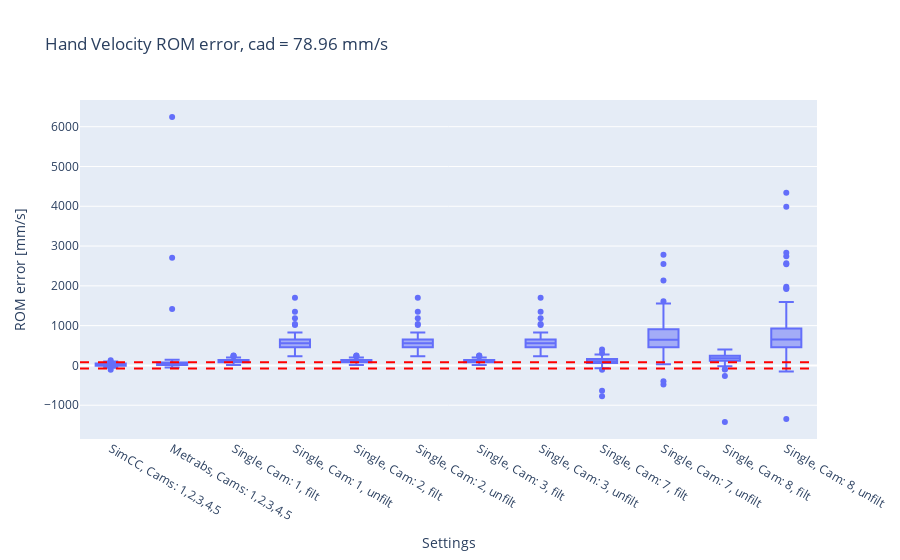
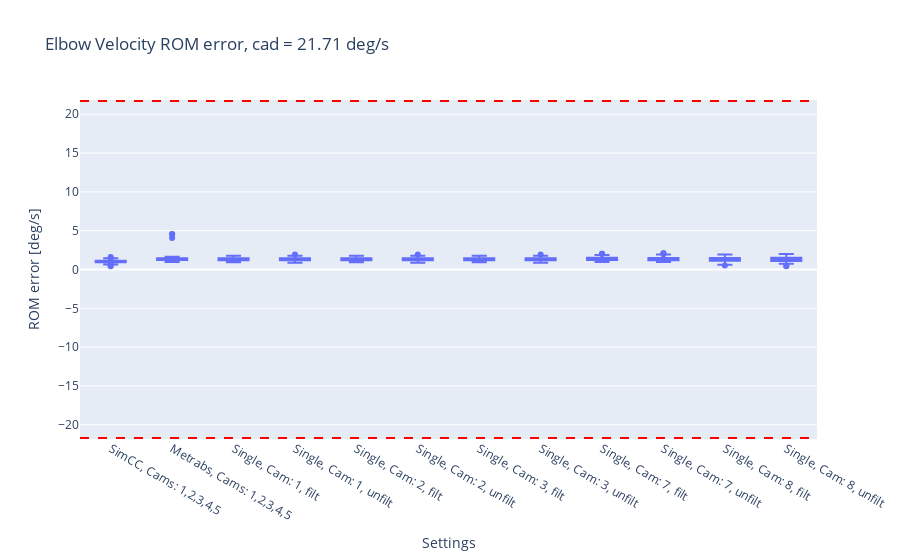
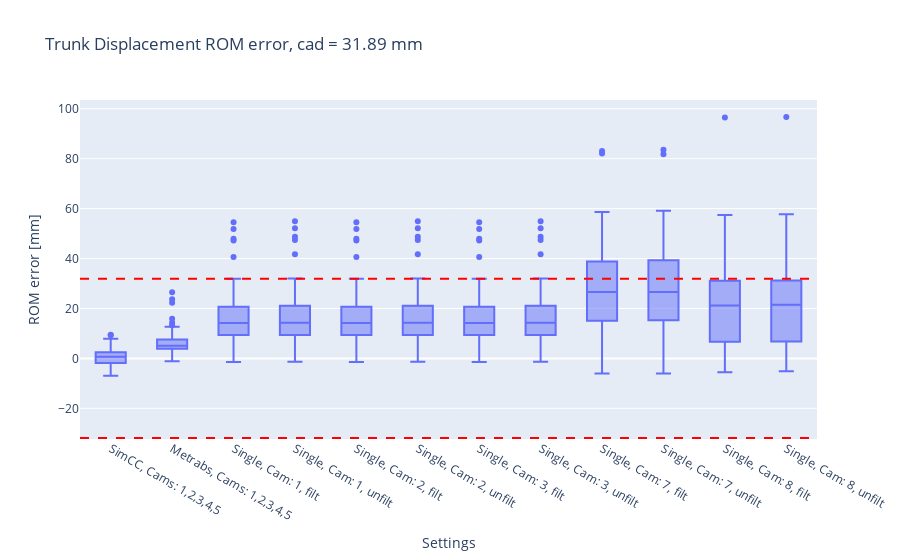
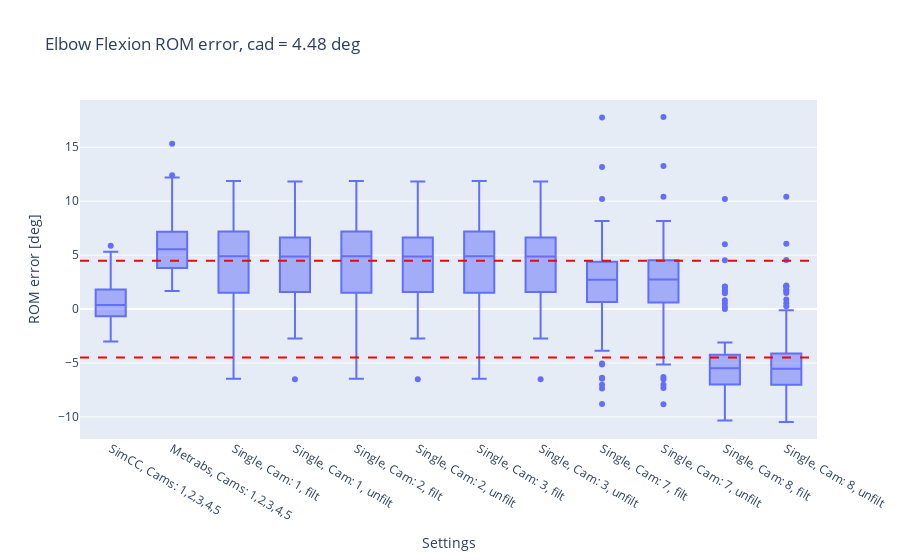

Notebook source saved alongside these figures, in order:
### Code cell
os.makedirs(dir_boxplots_rom_error, exist_ok=True)

for measure in metrics:
    unit = get_unit(measure)
    title_name = get_title_measure_name(measure)
        
    cad = get_cad(df_cad, measure)
    cad_neg = -cad
    
    fig = px.box(df_for_plot[df_for_plot['measure'] == measure].sort_values(by='id_s'), x='id_s_name', y='error', title=f'{title_name} ROM error, cad = {cad}',
                 template='plotly', hover_name='id_t')
    

    
    fig.add_hline(y=cad, line_dash='dash', line_color='red', name='CAD')
    fig.add_hline(y=cad_neg, line_dash='dash', line_color='red', name='CAD')
    
    fig.update_layout(title= f'{title_name} ROM error, cad = {cad} {unit}',
                  xaxis_title=f'Settings',
                  yaxis_title=f'ROM error [{unit}]',
                  )
    
    fig.show()
    
    filepath = os.path.join(dir_boxplots_rom_error, f'{measure}_rom_error_boxplot.html')
    fig.write_html(filepath)
    
    filepath = os.path.join(dir_boxplots_rom_error, f'{measure}_rom_error_boxplot.png')
    fig.write_image(filepath, scale=5)
    
    filepath = os.path.join(dir_boxplots_rom_error, f'{measure}_rom_error_boxplot.svg')
    fig.write_image(filepath)

### Figure 1 — Plotly figure (JSON) as saved in the notebook; plotly's stock layout.template omitted (floating-point values rounded to 4 significant figures; data arrays with more than 128 entries replaced by an {"elided": "..."} marker saying what was removed)
{"data": [{"alignmentgroup": "True", "hovertemplate": "<b>%{hovertext}</b><br><br>id_s_name=%{x}<br>error=%{y}<extra></extra>", "hovertext": {"elided": "1064 str values"}, "legendgroup": "", "marker": {"color": "#636efa"}, "name": "", "notched": false, "offsetgroup": "", "orientation": "v", "showlegend": false, "x": {"elided": "1064 str values"}, "x0": " ", "xaxis": "x", "y": {"elided": "1064 float values"}, "y0": " ", "yaxis": "y", "type": "box"}], "layout": {"xaxis": {"anchor": "y", "domain": [0.0, 1.0], "title": {"text": "Settings"}}, "yaxis": {"anchor": "x", "domain": [0.0, 1.0], "title": {"text": "ROM error [mm/s]"}}, "legend": {"tracegroupgap": 0}, "title": {"text": "Hand Velocity ROM error, cad = 78.96 mm/s"}, "boxmode": "group", "shapes": [{"line": {"color": "red", "dash": "dash"}, "name": "CAD", "type": "line", "x0": 0, "x1": 1, "xref": "x domain", "y0": 78.96, "y1": 78.96, "yref": "y"}, {"line": {"color": "red", "dash": "dash"}, "name": "CAD", "type": "line", "x0": 0, "x1": 1, "xref": "x domain", "y0": -78.96, "y1": -78.96, "yref": "y"}]}}

### Figure 2 — Plotly figure (JSON) as saved in the notebook; plotly's stock layout.template omitted (floating-point values rounded to 4 significant figures; data arrays with more than 128 entries replaced by an {"elided": "..."} marker saying what was removed)
{"data": [{"alignmentgroup": "True", "hovertemplate": "<b>%{hovertext}</b><br><br>id_s_name=%{x}<br>error=%{y}<extra></extra>", "hovertext": {"elided": "1064 str values"}, "legendgroup": "", "marker": {"color": "#636efa"}, "name": "", "notched": false, "offsetgroup": "", "orientation": "v", "showlegend": false, "x": {"elided": "1064 str values"}, "x0": " ", "xaxis": "x", "y": {"elided": "1064 float values"}, "y0": " ", "yaxis": "y", "type": "box"}], "layout": {"xaxis": {"anchor": "y", "domain": [0.0, 1.0], "title": {"text": "Settings"}}, "yaxis": {"anchor": "x", "domain": [0.0, 1.0], "title": {"text": "ROM error [deg/s]"}}, "legend": {"tracegroupgap": 0}, "title": {"text": "Elbow Velocity ROM error, cad = 21.71 deg/s"}, "boxmode": "group", "shapes": [{"line": {"color": "red", "dash": "dash"}, "name": "CAD", "type": "line", "x0": 0, "x1": 1, "xref": "x domain", "y0": 21.71, "y1": 21.71, "yref": "y"}, {"line": {"color": "red", "dash": "dash"}, "name": "CAD", "type": "line", "x0": 0, "x1": 1, "xref": "x domain", "y0": -21.71, "y1": -21.71, "yref": "y"}]}}

### Figure 3 — Plotly figure (JSON) as saved in the notebook; plotly's stock layout.template omitted (floating-point values rounded to 4 significant figures; data arrays with more than 128 entries replaced by an {"elided": "..."} marker saying what was removed)
{"data": [{"alignmentgroup": "True", "hovertemplate": "<b>%{hovertext}</b><br><br>id_s_name=%{x}<br>error=%{y}<extra></extra>", "hovertext": {"elided": "1064 str values"}, "legendgroup": "", "marker": {"color": "#636efa"}, "name": "", "notched": false, "offsetgroup": "", "orientation": "v", "showlegend": false, "x": {"elided": "1064 str values"}, "x0": " ", "xaxis": "x", "y": {"elided": "1064 float values"}, "y0": " ", "yaxis": "y", "type": "box"}], "layout": {"xaxis": {"anchor": "y", "domain": [0.0, 1.0], "title": {"text": "Settings"}}, "yaxis": {"anchor": "x", "domain": [0.0, 1.0], "title": {"text": "ROM error [mm]"}}, "legend": {"tracegroupgap": 0}, "title": {"text": "Trunk Displacement ROM error, cad = 31.89 mm"}, "boxmode": "group", "shapes": [{"line": {"color": "red", "dash": "dash"}, "name": "CAD", "type": "line", "x0": 0, "x1": 1, "xref": "x domain", "y0": 31.89, "y1": 31.89, "yref": "y"}, {"line": {"color": "red", "dash": "dash"}, "name": "CAD", "type": "line", "x0": 0, "x1": 1, "xref": "x domain", "y0": -31.89, "y1": -31.89, "yref": "y"}]}}

### Figure 4 — Plotly figure (JSON) as saved in the notebook; plotly's stock layout.template omitted (floating-point values rounded to 4 significant figures; data arrays with more than 128 entries replaced by an {"elided": "..."} marker saying what was removed)
{"data": [{"alignmentgroup": "True", "hovertemplate": "<b>%{hovertext}</b><br><br>id_s_name=%{x}<br>error=%{y}<extra></extra>", "hovertext": {"elided": "1064 str values"}, "legendgroup": "", "marker": {"color": "#636efa"}, "name": "", "notched": false, "offsetgroup": "", "orientation": "v", "showlegend": false, "x": {"elided": "1064 str values"}, "x0": " ", "xaxis": "x", "y": {"elided": "1064 float values"}, "y0": " ", "yaxis": "y", "type": "box"}], "layout": {"xaxis": {"anchor": "y", "domain": [0.0, 1.0], "title": {"text": "Settings"}}, "yaxis": {"anchor": "x", "domain": [0.0, 1.0], "title": {"text": "ROM error [deg]"}}, "legend": {"tracegroupgap": 0}, "title": {"text": "Elbow Flexion ROM error, cad = 4.48 deg"}, "boxmode": "group", "shapes": [{"line": {"color": "red", "dash": "dash"}, "name": "CAD", "type": "line", "x0": 0, "x1": 1, "xref": "x domain", "y0": 4.48, "y1": 4.48, "yref": "y"}, {"line": {"color": "red", "dash": "dash"}, "name": "CAD", "type": "line", "x0": 0, "x1": 1, "xref": "x domain", "y0": -4.48, "y1": -4.48, "yref": "y"}]}}
